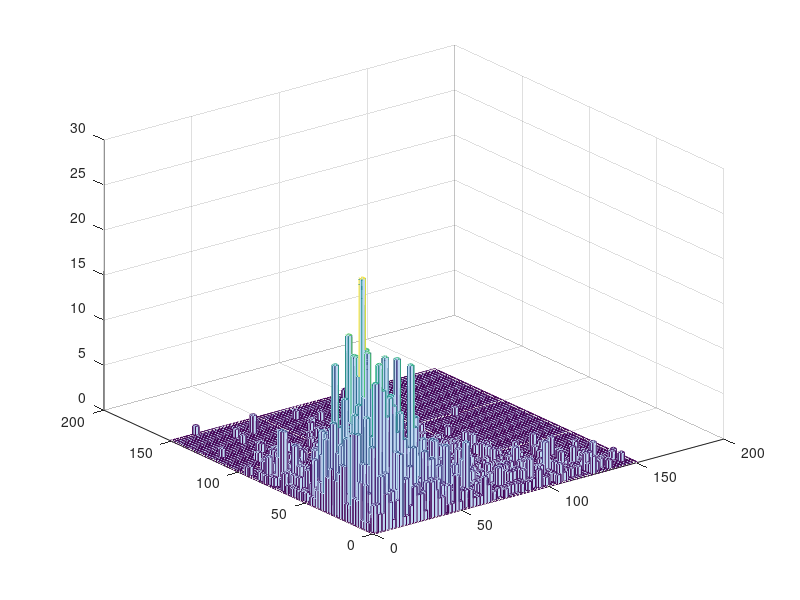

This chart was generated by the following MATLAB code: (Note: this script raises an error after producing the figure.)
%% test 



% posi = [];
% nega = [];
% null = [];
% animal_list = {'m36n','m2p','m41o','m32q'};
% for ind =2:4% 2:4
%     animal = animal_list{ind};
%     load([animal '_List3']);
%     
%     directory = ['U:\Neural and Behavioural Data' '\marmoset\' animal];
%     %     directory = ['C:\Users\John\Documents\Marmoset\' animal];
%     indxList = find([UnitInfo.Info.Stimuli_Nb] ==12 &... %[UnitInfo.Info.Positive] == Positive &...
%         [UnitInfo.Info.Sync] == 1 &  ...
%         [UnitInfo.Info.Pre_stim_Duration] == 500 &...
%         [UnitInfo.Info.Post_stim_Duration] == 500 & [UnitInfo.Info.Significant_rate] ==1 );
%     % & [UnitInfo.Info.Stimuli_Nb] ==StimType &[UnitInfo.Info.Positive] == Positive &
%     
%     for n =  indxList
%         if UnitInfo.Info(n).pval<=0.05
%             posi = [posi UnitInfo.Info(n).Rho];
% %         elseif UnitInfo.Info(n).Positive == 1
% %             nega = [nega UnitInfo.Info(n).Rho];
%         else
%             null = [null UnitInfo.Info(n).Rho];
%         end
%     end
% end
% 
%     




%% Mutual information population
% load('SyncN_new.mat')
% SyncNH = round([sum(output.rates_stim{3},2) sum(output.rates_stim{4},2) sum(output.rates_stim{5},2)]);
% SyncNH = reshape(SyncNH,[],1)/1000;
% SyncNL = round([sum(output.rates_stim{8},2) sum(output.rates_stim{9},2) sum(output.rates_stim{10},2)]);
% SyncNL = reshape(SyncNL,[],1)/1000;
% SyncN = [SyncNH SyncNL];
% SyncN = reshape(SyncN,[],1);
% 
% load('SyncP_new.mat')
% SyncPH = round([sum(output.rates_stim{3},2) sum(output.rates_stim{4},2) sum(output.rates_stim{5},2)]);
% SyncPH = reshape(SyncPH,[],1)/1000;
% SyncPL = round([sum(output.rates_stim{8},2) sum(output.rates_stim{9},2) sum(output.rates_stim{10},2)]);
% SyncPL = reshape(SyncPL,[],1)/1000;
% SyncP = [SyncPH SyncPL];
% SyncP = reshape(SyncP,[],1);
% rangeP = max(SyncP);
% rangeN = max(SyncN);
% 
% pdN = zeros(1,rangeN+1); %0 to rangeN)
% pdNH = zeros(1,rangeN+1); %0 to rangeN)
% pdNL = zeros(1,rangeN+1); %0 to rangeN)
% for i = 1:rangeN+1
%     pdN(i) = sum(SyncN == i);
%     pdNH(i) = sum(SyncNH ==i);
%     pdNL(i) = sum(SyncNL ==i);
% end
% 
% pdP = zeros(1,rangeP+1); %0 to rangeN)
% pdPH = zeros(1,rangeP+1); 
% pdPL = zeros(1,rangeP+1); 
% for i = 1:rangeP+1
%     pdP(i) = sum(SyncP == i);
%     pdPH(i) = sum(SyncPH == i);
%     pdPL(i) = sum(SyncPL == i);
% end
% pdN = pdN/sum(pdN);
% pdNH = pdNH/sum(pdNH);
% pdNL = pdNL/sum(pdNL);
% 
% pdP = pdP/sum(pdP);
% pdPH = pdPH/sum(pdPH);
% pdPL = pdPL/sum(pdPL);
% 
% pd = pdN.'*pdP;
% pdH = pdNH.'*pdPH;
% pdL = pdNL.'*pdPL;
% sumH = log2((pdH*2)./pd).*pdH;
% sumH(isnan(sumH)) = 0;
% sumL = log2((pdL*2)./pd).*pdL;
% sumL(isnan(sumL)) = 0;
% 
% sumPH = log2(pdPH*2./pdP).*pdPH;
% sumPH(isnan(sumPH)) = 0;
% 
% sumPL = log2(pdPL*2./pdP).*pdPL;
% sumPL(isnan(sumPL)) = 0;
% 
% InfoP = sum(sum(sumPH)) + sum(sum(sumPL));
% Info = sum(sum(sumH))+sum(sum(sumL));
% 
% % % clear all

%% Mutual information neuron by neuron
% 

% % h =  hist(output.isi_total{6});
% test = output.isi_total{2}*10^3;
% for i = length(test):-1:1
%     if test(i) < 10
%         test(i) = [];
%     end
% end
% edges = 0:5:500;
% h = histc(test,edges);
% % histogram(test,edges);
% % figure
% plot(h)
% set(gca,'XScale','log')
% hold on
% 
% [f, xi] = ksdensity(output.VS(1,:));
% plot(xi,f)
% edges = 0:0.1:1;
% histogram(output.VS(:,2),edges)


%%  Studying FR joint distribution for SyncP SyncN and SyncM neurons. 03/19/2018

clear all

% loading and reorganizing data
load('SyncP_new.mat')
NP = size(output.rates_stim{1, 1},1);
DR_trialP = [];
for f = 1:10
    for n = 1:NP
        DR_trialP(n,f) = mean(output.rates_stim{f+1}(n,:));
    end
end

load('SyncN_new.mat')
NN = size(output.rates_stim{1, 1},1);
DR_trialN = [];
for f = 1:10
    for n = 1:NN
        DR_trialN(n,f) = mean(output.rates_stim{f+1}(n,:));
    end
end

DR_trialN(randsample(1:305,5),:) = []; %randomly cutting data size to match SyncP neurons. 

DR_trialN(find(DR_trialN>150)) = 0;
DR_trialP(find(DR_trialP>150)) = 0;
% DR_trialN(find(DR_trialN == 0)) = NaN;
% DR_trialP(find(DR_trialP == 0)) = NaN;

SyncPall = reshape(DR_trialP,[],1);
SyncNall = reshape(DR_trialN,[],1);

X = [SyncNall,SyncPall];
edges = {0:2:ceil(max(max(X))) 0:2:ceil(max(max(X)))};
hist3(X,edges)
[CountData, Xedges,Yedges] = histcounts2(X(:,1),X(:,2),edges{1},edges{2});
% linear interpolarization of Distribution
% Vqall = interp2(interp2(CountData,'cubic'),'cubic');
Vqall = interp2(CountData,'cubic');
Vqall(find(Vqall<0)) = 0;
pdfall = Vqall/sum(sum(Vqall));
figure
mesh(Vqall)



% Do the same thing for all frequencies

Countdatas = {};
Vq = {};
pdfs = {};
for f = 1 :10
    Countdatas{f} = histcounts2(DR_trialN(:,f),DR_trialP(:,f),edges{1},edges{2});
    %     Vq{f} = interp2(interp2(Countdatas{f},'cubic'),'cubic');
    Vq{f} = interp2(Countdatas{f},'cubic');
    Vq{f}(find(Vq{f}<0)) = 0;
    pdfs{f} = Vq{f}/sum(sum(Vq{f}));
end

% Calculating Information content

InfoPN = 0;

for f = 1:10
    for r1 = 1:length(pdfall)
        for r2 = 1:length(pdfall)
            if pdfs{f}(r1,r2) ~= 0 && pdfall(r1,r2) ~=0
                InfoPN = InfoPN + pdfs{f}(r1,r2)*log2(pdfs{f}(r1,r2)/pdfall(r1,r2));
            end
        end
    end
end

InfoPN = InfoPN/10;
log2(10)


load('SyncNM_new.mat')
NNM = size(output.rates_stim{1, 1},1);
DR_trialNM1 = zeros(300,12);
DR_trialNM2 = zeros(300,12);
NM1 = randsample(NNM,600);
NM2 = NM1(301:600);
NM1 = NM1(1:300);

for f = 1:10
    for n = 1:300
        DR_trialNM1(n,f) = mean(output.rates_stim{f+1}(NM1(n),:));
        DR_trialNM2(n,f) = mean(output.rates_stim{f+1}(NM2(n),:));
    end
end


% DR_trialNM1(find(DR_trialNM1 == 0)) = NaN;
% DR_trialNM2(find(DR_trialNM2 == 0)) = NaN;
% DR_trialNM1(find(DR_trialNM1>150)) = 0;
% DR_trialNM2(find(DR_trialNM2>150)) = 0;



SyncNM1all = reshape(DR_trialNM1,[],1);
SyncNM2all = reshape(DR_trialNM2,[],1);

XNM = [SyncNM1all,SyncNM2all];
edges = {0:2:ceil(max(max(XNM))) 0:2:ceil(max(max(XNM)))};
hist3(XNM,edges)
[CountDataNM, Xedges,Yedges] = histcounts2(XNM(:,1),XNM(:,2),edges{1},edges{2});

% linear interpolarization of Distribution
% Vqall = interp2(interp2(CountData,'cubic'),'cubic');
VqallNM = interp2(CountDataNM,'cubic');
VqallNM(find(VqallNM<0)) = 0;
pdfallNM = VqallNM/sum(sum(VqallNM));
figure
mesh(VqallNM)


% Do the same thing for all frequencies

CountdatasNM = {};
VqNM = {};
pdfsNM = {};
for f = 1 :10
    CountdatasNM{f} = histcounts2(DR_trialNM1(:,f),DR_trialNM2(:,f),edges{1},edges{2});
    %     Vq{f} = interp2(interp2(Countdatas{f},'cubic'),'cubic');
    VqNM{f} = interp2(Countdatas{f},'cubic');
    VqNM{f}(find(VqNM{f}<0)) = 0;
    pdfsNM{f} = VqNM{f}/sum(sum(VqNM{f}));
end

% Calculating Information content

InfoNM = 0;

for f = 1:10
    for r1 = 1:length(pdfallNM)
        for r2 = 1:length(pdfallNM)
            if pdfsNM{f}(r1,r2) ~= 0 && pdfallNM(r1,r2) ~=0
                InfoNM = InfoNM + pdfsNM{f}(r1,r2)*log2(pdfsNM{f}(r1,r2)/pdfallNM(r1,r2));
            end
        end
    end
end

InfoNM = InfoNM/10;


%% Calculating MI 07/11/2017

% Recalculating MI using a more simple method, directly comparable to joint
% MI


clear all
load('SyncP_new.mat')
% NP = size(output.rates_stim{1, 1},1);
NP = 300;
DR_trialP = [];
for f = 1:10
    for n = 1:NP
        DR_trialP(n,f) = mean(output.rates_stim{f+1}(n,:));
    end
end

DR_trialP(find(DR_trialP>100)) = 0;

% 08/11/2017 attempt to linearly extrapolate a pdf.
edgesTotalP = 0:2: ceil(max(max(DR_trialP)));
[NtotalP,edgesTotalP] = histcounts(DR_trialP,edgesTotalP);
% for i = 1:length(NtotalP)
%     if NtotalP(i) == 0
%         NtotalP(i) = NaN;
%     end
% end



plot(NtotalP)
xq = 0:1: ceil(max(max(DR_trialP)));
% linear interpolation into infinite dataset
vq1 = interp1(edgesTotalP(2:end),NtotalP,xq(2:end),'pchip');
vq1(find(vq1 <0)) = 0;
vq1 = [vq1(2:end) 0];
pdfPall = vq1/sum(vq1);
% vq2 = interp1(xData, yData, xaxis,'spline');
% plot(xaxis,vq1)
% hold on 
% plot(xaxis,vq2)
% vq2 = interp1(edgesTotalP(2:end),NtotalP,xq(2:end),'pchip');
% plot(vq2)


%Gaussian kernel based estimation. 
edgesTotalPgauss = 0:2: ceil(max(max(DR_trialP)));
[NtotalPgauss,edgesTotalPgauss] = histcounts(DR_trialP,edgesTotalPgauss);
xs = edgesTotalPgauss(1:end-1)+0.5;
h = 1;

% [vqKS,xi,bw] =
% ksdensity(NtotalPgauss,xs,'Bandwidth',1,'BoundaryCorrection','reflection');
% Offcial kernel density estimation, but I don't know how to use it yet.

for i = 1:length(xs)
    ys(i) = gaussian_kern_reg2(xs(i),xs,NtotalPgauss,h);
end
vqgauss = ys/sum(ys);

%Compare
% figure
% plot(xs,vqgauss)
% hold on
% plot(pdfPall)
% % plot(xs,vqKS)


pdfPall = vqgauss;

InfoP = 0;
figure
for f= 1:10
    %linear interpolation
    %     [NcountP,edgesTotalP] = histcounts(DR_trialP(:,f),edgesTotalP);
    % %     NcountP(find(NcountP==0)) = NaN;
    %     vq2N = interp1(edgesTotalP(2:end),NcountP,xq(2:end),'pchip');
    
    % gaussian kernel
    [NcountPgauss,edgesTotalPgauss] = histcounts(DR_trialP(:,f),edgesTotalPgauss);
    for i = 1:length(xs)
        vq2N(i) = gaussian_kern_reg(xs(i),xs,NcountPgauss,h);
    end
    
    %below is common 
    vq2N(find(vq2N <0)) = 0;
    vq2N= [vq2N(2:end) 0];
    pdfP(f,:) = vq2N/sum(vq2N);
    plot(pdfP(f,:))
    hold on
    for r = 1:length(pdfPall)
        if pdfP(f,r) ~=0 && pdfPall(r) ~=0
            InfoP = InfoP + pdfP(f,r)*log2(pdfP(f,r)/pdfPall(r));
        end
    end
end
InfoP = InfoP/12;








% 
% clear all
% load('SyncP_new.mat')
% NP = size(output.rates_stim{1, 1},1);
% DR_trialP = [];
% for f = 1:12
%     for n = 1:NP
%         DR_trialP(n,f) = mean(output.rates_stim{f}(n,:));
%     end
% end
% 
% DR_trialP(find(DR_trialP>100)) = 0;
% 
% % 08/11/2017 attempt to linearly extrapolate a pdf.
% edgesTotalP = 0:1: ceil(max(max(DR_trialP)));
% [NtotalP,edgesTotalP] = histcounts(DR_trialP,edgesTotalP);
% for i = 1:length(NtotalP)
%     if NtotalP(i) == 0
%         NtotalP(i) = NaN;
%     end
% end
% xaxisP = edgesTotalP(1:end-1);
% % plot(xaxis,Ntotal)
% % linear interpolation into infinite dataset
% [xDataP, yDataP] = prepareCurveData( xaxisP, NtotalP );
% vq1 = interp1(xDataP, yDataP, xaxisP);
% pdfPall = vq1/sum(vq1);
% % vq2 = interp1(xData, yData, xaxis,'spline');
% % plot(xaxis,vq1)
% % hold on 
% % plot(xaxis,vq2)
% 
% 
% InfoP = 0;
% for f= 1:12
%     [NcountP,edgesTotalP] = histcounts(DR_trialP(:,f),edgesTotalP);
%     [xDataP, yDataP] = prepareCurveData( xaxisP, NcountP );
%     vq2N = interp1(xDataP, yDataP, xaxisP);
%     pdfP(f,:) = vq2N/sum(vq2N);
%     for r = 1:length(pdfPall)
%         if pdfP(f,r) ~=0 %  pdfPall(r) > 0.001 &&
%         InfoP = InfoP + pdfP(f,r)*log2(pdfP(f,r)/pdfPall(r));
%         end
%     end
% end
% InfoP = InfoP/12;
% 
% 
% load('SyncN_new.mat')
% 
% %for NM neurons, randomly select 22neurons
% 
% 
% 
% N = size(output.rates_stim{1, 1},1);
% DR_trialN = [];
% Nall = 300;
% InfosN = [];
% for iii = 1:100
%     pdfN = [];
%     Indice = randsample([1:N],Nall);
%     
%     for f = 1:12
%         for n = 1:Nall
%             DR_trialN(n,f) = mean(output.rates_stim{f}(Indice(n),:));
%         end
%     end
%     
%     % 08/11/2017 attempt to linearly extrapolate a pdf.
%     edgesTotalN = 0:1: ceil(max(max(DR_trialN)));
%     [NtotalN,edgesTotalN] = histcounts(DR_trialN,edgesTotalN);
%     for i = 1:length(NtotalN)
%         if NtotalN(i) == 0
%             NtotalN(i) = NaN;
%         end
%     end
%     xaxisN = edgesTotalN(1:end-1);
%     % plot(xaxis,Ntotal)
%     % linear interpolation into infinite dataset
%     [xDataN, yDataN] = prepareCurveData( xaxisN, NtotalN );
%     vq1 = interp1(xDataN, yDataN, xaxisN);
%     pdfNall = vq1/sum(vq1);
%     % vq2 = interp1(xData, yData, xaxis,'spline');
%     % plot(xaxis,vq1)
%     % hold on
%     % plot(xaxis,vq2)
%     
%     
%     InfoN = 0;
%     for f= 1:12
%         [NcountN,edgesTotalN] = histcounts(DR_trialN(:,f),edgesTotalN);
%         [xDataN, yDataN] = prepareCurveData( xaxisN, NcountN );
%         vq2N = interp1(xDataN, yDataN, xaxisN);
%         pdfN(f,:) = vq2N/sum(vq2N);
%         for r = 1:length(pdfNall)
%             if  pdfN(f,r) ~=0  % pdfNall(r) > 0.001 &&
%                 InfoN = InfoN + pdfN(f,r)*log2(pdfN(f,r)/pdfNall(r));
%             end
%         end
%     end
%     InfoN = InfoN/12;
%     
% %     InfoPandN = 0;
% %     for f = 1:12
% %         %     [NcountN,edgesTotalN] = histcounts(DR_trialN(:,f),edgesTotalN);
% %         %     [xDataN, yDataN] = prepareCurveData( xaxisN, NcountN );
% %         %     vq2N = interp1(xDataN, yDataN, xaxisN);
% %         %     pdfN(f,:) = vq2N/sum(vq2N);
% %         %     [NcountP,edgesTotalP] = histcounts(DR_trialP(:,f),edgesTotalP);
% %         %     [xDataP, yDataP] = prepareCurveData( xaxisP, NcountP );
% %         %     vq2P = interp1(xDataP, yDataP, xaxisP);
% %         %     pdfP(f,:) = vq2P/sum(vq2P);
% %         for r1 = 1:length(pdfPall)
% %             for r2 = 1:length(pdfNall)
% %                 if   pdfP(f,r1)*pdfN(f,r2) ~=0 %pdfPall(r1)*pdfNall(r2) > 0.001 &&
% %                     InfoPandN = InfoPandN + ...
% %                         pdfP(f,r1)*pdfN(f,r2)*log2( pdfP(f,r1)*pdfN(f,r2)...
% %                         /(pdfPall(r1)*pdfNall(r2)));
% %                 end
% %             end
% %         end
% %     end
% %     
% %     InfoPandN = InfoPandN/12;
%     InfosN = [InfosN InfoN];
% end
% % 08/11/2017 attempt to calculate pdf by histograms
% % % test = mean(DR_trial,1);
% % % edges = 0:1: floor(max(max(DR_trial)));
% % Nbins = 219;
% % % Ntotal = histogram(DR_trial,edges);
% % [Ntotal,edgesTotal] = histcounts(DR_trial,Nbins);
% % 
% % pdfPall =  Ntotal/sum(Ntotal);
% % InfoP = 0;
% % for f= 1:12
% %     [Ncount,edges] = histcounts(DR_trial(:,f),Nbins);
% %     pdfP(f,:) = Ncount/sum(Ncount);
% %     for r = 1:length(pdfPall)
% %         if pdfPall(r) > 0.001 && pdfP(f,r) ~=0 
% %         InfoP = InfoP + pdfP(f,r)*log2(pdfP(f,r)/pdfPall(r));
% %         end
% %     end
% % end
% % % Ntotal = histogram(DR_trial,edges);
% % 

%% Analyzing ind ISI 19/03/2018

clear all

load('SyncP_new.mat')
ISI_ind = {};
for n = 1:25
    for f = 1:12
        ISI_ind{n,f} = horzcat(output.isi_rep{n}{f,:})*1e3;
    end
    
end
C = {};

% edges = [[0:1:9] [10:5:90] [100:50:1000]];
edges = [0:5:500];
for n = 1:25
    figure
    for f = 2:2:12
        [C{n,f}, edges] = histcounts(ISI_ind{n,f},edges);
        plot(edges(2:end),C{n,f})
        set(gca,'XScale','log')
        hold on
    end
    legend('125ms', '62.5ms', '41.6ms','31.25ms', '25ms', '20ms');
    hold off
end

%conclusion, ISI analysis really doesnt give much



    
%% Caculate MI with ISI and with VS
clear all

load('SyncN_new.mat')

N = size(output.VS,1);
Nall = 25;
InfosVS = [];
for iii = 1:100
Indice = randsample([1:N],Nall);
SampleVS = [];

    pdfVS = [];
    
    for f = 1:12
        for n = 1:Nall
            SampleVS(n,f) = output.VS(Indice(n),f);
        end
    end
    
    
    edgesTotalN = [0 0.2:0.1:1];
    xaxis =  edgesTotalN(1:end-1); %+0.05;
    [NtotalN,edgesTotalN] = histcounts(SampleVS,edgesTotalN);
    pdfVSall = NtotalN/sum(NtotalN);
%     plot(xaxis,pdfVSall);
%     pause
    InfoVS = 0;
    for f= 1:12
        [NcountN,edgesTotalN] = histcounts(SampleVS(:,f),edgesTotalN);
        pdfVS(f,:) = NcountN/sum(NcountN);
        for r = 1:length(pdfVSall)
            if  pdfVS(f,r) ~=0  % pdfNall(r) > 0.001 &&
                InfoVS = InfoVS + pdfVS(f,r)*log2(pdfVS(f,r)/pdfVSall(r));
            end
        end
    end
    
    InfoVS = InfoVS/12;
    InfosVS = [InfosVS InfoVS];
end


% ISI
% 
% clear all
% load('SyncP_new.mat')
% InfosISI = [];
% % for iii = 1:100
%     ISItotal = [];
%     for f = 1:12
%         ISItotal = [ISItotal output.isi_total{f}];
%     end
%     edgesISI = 0:1e-3:max(ISItotal);
%     [ISItotalhist edgesISI] = histcounts(ISItotal,edgesISI);
%     pdfISItotal = ISItotalhist/sum(ISItotalhist);
%     
%     InfoISI = 0;
%     pdfISI = [];
%     for f = 1:12
%         [ISIcount, edgesISI] = histcounts(output.isi_total{f},edgesISI);
%         pdfISI(f,:) = ISIcount/sum(ISIcount);
%         for r = 1:length(pdfISItotal)
%             if  pdfISI(f,r) ~=0  % pdfNall(r) > 0.001 &&
%                 InfoISI = InfoISI + pdfISI(f,r)*log2(pdfISI(f,r)/pdfISItotal(r));
%             end
%         end
%     end
%     
%     
%     InfoISI = InfoISI/12;
%     InfosISI = [InfosISI InfoISI]
% % end
% xaxis = edgesISI(1:end-1);
% % plot(xaxis, ISItotalhist);


%ISI ind neurons : 15/11/2017

clear all
load('SyncN_new.mat')
N = size(output.isi_rep,2);
Nall = 25;

InfosISI = [];
for iii =1:100
    Indice = randsample([1:N],Nall);
    SampleISI = [];
    ISIperStim = [];
    ISItotal = [];
    for f = 1:12
        ISIperStim{f} = [];
        for n = 1:Nall
            SampleISI{n,f} = [];
            for reps = 1:size(output.isi_rep{Indice(n)},2)
                SampleISI{n,f} = [SampleISI{n,f} output.isi_rep{Indice(n)}{f,reps}];
            end
            ISIperStim{f} = [ISIperStim{f} SampleISI{n,f}];
        end
        ISItotal = [ISItotal ISIperStim{f}];
    end
    edgesISI = 0:1e-3:max(ISItotal);
    [ISItotalhist edgesISI] = histcounts(ISItotal,edgesISI);
    
    pdfISItotal = ISItotalhist/sum(ISItotalhist);
    
    InfoISI = 0;
    pdfISI = [];
    for f = 1:12
        [ISIcount, edgesISI] = histcounts(ISIperStim{f},edgesISI);
        pdfISI(f,:) = ISIcount/sum(ISIcount);
        for r = 1:length(pdfISItotal)
            if  pdfISI(f,r) ~=0  % pdfNall(r) > 0.001 &&
                InfoISI = InfoISI + pdfISI(f,r)*log2(pdfISI(f,r)/pdfISItotal(r));
            end
        end
    end
    
    InfoISI = InfoISI/12;
    InfosISI = [InfosISI InfoISI];
end

%% plot MI

clear all
load('DataInfoStat.mat')
Infos = [ones(1,100)*InfoP;InfosN;InfosNM;InfosVSP;InfosVSN;InfosVSNM;InfosISIP;InfosISIN;InfosISINM];
Infomean = mean(Infos,2);
stdmean = [];
for i = 1:9
    stdmean(i) = deviation(Infos(i,:));
end
errorbar(Infomean,stdmean,'+','CapSize',30)
deviation(ones(1,10))
axis([0,10,0,1.2])

%%
% figure
% for f= 1:12
%     histogram(DR_trial(:,f),edges)
%     hold on
%     pause
% end
nn = max(output.spikecount_neuron{1});

VSlow = [output.VS{1}]
for i = 1:nn
    for f = 1:12
        SyncN{i}(:,f) =  output.spikecount{f}(find(output.spikecount_neuron{f}==i));
    end
    rangeN = max(max(SyncN{i}));
    pdNH{i} = zeros(1,(rangeN-mod(rangeN,10))/10 + 1);
    pdNM{i} = zeros(1,(rangeN-mod(rangeN,10))/10 + 1);
    pdNL{i} = zeros(1,(rangeN-mod(rangeN,10))/10 + 1);
    
    for j = 1:(rangeN-mod(rangeN,10))/10 + 1 
        pdNL{i}(j) = sum(sum(SyncN{i}(:,1:4)< j*10 & SyncN{i}(:,1:4)>= (j-1)*10));
        pdNM{i}(j) = sum(sum(SyncN{i}(:,5:8)< j*10 & SyncN{i}(:,5:8)>= (j-1)*10));
        pdNH{i}(j) = sum(sum(SyncN{i}(:,9:12)< j*10 & SyncN{i}(:,9:12)>= (j-1)*10));
        pdN{i}(j) = sum(sum(SyncN{i}< j*10 & SyncN{i}>= (j-1)*10));
    end
    pdNL{i} = pdNL{i}/sum(pdNL{i});
    pdNM{i} = pdNM{i}/sum(pdNM{i});
    pdNH{i} = pdNH{i}/sum(pdNH{i});
    pdN{i} = pdN{i}/sum(pdN{i});
    sumL = log2((pdNL{i}*2)./pdN{i}).*pdNL{i};
    sumL(isnan(sumL)) = 0;
    sumL(isinf(sumL)) = 0;
    sumM = log2((pdNL{i}*2)./pdN{i}).*pdNM{i};
    sumM(isnan(sumM)) = 0;
    sumM(isinf(sumM)) = 0;
    sumH = log2((pdNL{i}*2)./pdN{i}).*pdNH{i};
    sumH(isnan(sumH)) = 0;
    sumH(isinf(sumH)) = 0;
    InfoN(i) = sum(sumH)+sum(sumM)+sum(sumL);
end



load('SyncP_new.mat')
nn = max(output.spikecount_neuron{1});
for i = 1:nn
    for f = 1:12
        SyncP{i}(:,f) =  output.spikecount{f}(find(output.spikecount_neuron{f}==i));
    end
    rangeP = max(max(SyncP{i}));
    pdPH{i} = zeros(1,(rangeP-mod(rangeP,10))/10 + 1);
    pdPM{i} = zeros(1,(rangeP-mod(rangeP,10))/10 + 1);
    pdPL{i} = zeros(1,(rangeP-mod(rangeP,10))/10 + 1);
    
    for j = 1:(rangeP-mod(rangeP,10))/10 + 1
        pdPL{i}(j) = sum(sum(SyncP{i}(:,1:4)< j*10 & SyncP{i}(:,1:4)>= (j-1)*10));
        pdPM{i}(j) = sum(sum(SyncP{i}(:,5:8)< j*10 & SyncP{i}(:,5:8)>= (j-1)*10));
        pdPH{i}(j) = sum(sum(SyncP{i}(:,9:12)< j*10 & SyncP{i}(:,9:12)>= (j-1)*10));
        pdP{i}(j) = sum(sum(SyncP{i}< j*10 & SyncP{i}>= (j-1)*10));
    end
    pdPL{i} = pdPL{i}/sum(pdPL{i});
    pdPM{i} = pdPM{i}/sum(pdPM{i});
    pdPH{i} = pdPH{i}/sum(pdPH{i});
    pdP{i} = pdP{i}/sum(pdP{i});
    
    sumL = log2((pdPL{i}*2)./pdP{i}).*pdPL{i};
    sumL(isnan(sumL)) = 0;
    sumL(isinf(sumL)) = 0;
    sumM = log2((pdPM{i}*2)./pdP{i}).*pdPM{i};
    sumM(isnan(sumM)) = 0;
    sumM(isinf(sumM)) = 0;
    sumH = log2((pdPH{i}*2)./pdP{i}).*pdPH{i};
    sumH(isnan(sumH)) = 0;
    sumH(isinf(sumH)) = 0;
    InfoP(i) = sum(sumH)+sum(sumM)+sum(sumL);
end




load('SyncNM_new.mat')
nn = max(output.spikecount_neuron{1});
for i = 1:nn
    for f = 1:12
        SyncNM{i}(:,f) =  output.spikecount{f}(find(output.spikecount_neuron{f}==i));
    end
    rangeNM = max(max(SyncNM{i}));
    pdNMH{i} = zeros(1,(rangeNM-mod(rangeNM,10))/10 + 1);
    pdNMM{i} = zeros(1,(rangeNM-mod(rangeNM,10))/10 + 1);
    pdNML{i} = zeros(1,(rangeNM-mod(rangeNM,10))/10 + 1);
    
    for j = 1:(rangeNM-mod(rangeNM,10))/10 + 1
        pdNML{i}(j) = sum(sum(SyncNM{i}(:,1:4)< j*10 & SyncNM{i}(:,1:4)>= (j-1)*10));
        pdNMM{i}(j) = sum(sum(SyncNM{i}(:,5:8)< j*10 & SyncNM{i}(:,5:8)>= (j-1)*10));
        pdNMH{i}(j) = sum(sum(SyncNM{i}(:,9:12)< j*10 & SyncNM{i}(:,9:12)>= (j-1)*10));
        pdN_M{i}(j) = sum(sum(SyncNM{i}< j*10 & SyncNM{i}>= (j-1)*10));
    end
    pdNML{i} = pdNML{i}/sum(pdNML{i});
    pdNMM{i} = pdNMM{i}/sum(pdNMM{i});
    pdNMH{i} = pdNMH{i}/sum(pdNMH{i});
    pdN_M{i} = pdN_M{i}/sum(pdN_M{i});
    sumL = log2((pdNML{i}*2)./pdN_M{i}).*pdNML{i};
    sumL(isnan(sumL)) = 0;
    sumL(isinf(sumL)) = 0;
    sumM = log2((pdNMM{i}*2)./pdN_M{i}).*pdNMM{i};
    sumM(isnan(sumM)) = 0;
    sumM(isinf(sumM)) = 0;
    sumH = log2((pdNMH{i}*2)./pdN_M{i}).*pdNMH{i};
    sumH(isnan(sumH)) = 0;
    sumH(isinf(sumH)) = 0;
    InfoNM(i) = sum(sumH)+sum(sumM)+sum(sumL);
end


% NbNeurons = size(output.spikes_per_click{1, 11}.brut,1);  

%% Vector Strength Histogram 

load('SyncN_new.mat')

% load('SyncP_new.mat')


edges = 0:0.2:1;
h1 = histc(output.VS(:,2),edges); 
h2 = histc(output.VS(:,6),edges);
h3 = histc(output.VS(:,10),edges);

figure
plot(edges,h1)
hold on
plot(edges,h2)
plot(edges,h3)



%% 07/03/2018 
clear all
load('SyncP_new.mat')
ICI_list= [125 83.3333 62.5 50 41.6667 35.7143 31.25 27.7778 25 22.7273 20.8333];
Hz_list = round(1./ICI_list*1e3);

SPC_mean = []; %average spikes per click
SPC_error = [];

for f = 1:length(ICI_list)
    SPC_mean = [SPC_mean mean(output.spikes_per_click{f}.mean)];
    SPC_error = [SPC_error mean(output.spikes_per_click{f}.error)];
end

[RHO,PVAL] = corr(ICI_list.',SPC_mean.','Type','Spearman')


errorbar(Hz_list, SPC_mean, SPC_error,'Linewidth',1.5)
hold on     

%% plot spikes per click for all neurons


% load('SyncN_new.mat')
load('SyncP_new.mat')

% %48Hz adaptation
% xaxis = [];
% brut = [];
% for i = 1:16
%     xaxis = [xaxis output.spikes_per_click{1, 11}.xaxis];
%     brut = [brut output.spikes_per_click{1, 11}.brut2(i,:)];%/output.spikes_per_click{1, 11}.brut(i,1)];
% end
% 
%   
% 
% figure
% j = 1;
% for j = 1:25
%     disp(j)
%         hold on
%         plot(output.spikes_per_click{1, 11}.xaxis(j,:),output.spikes_per_click{1, 11}.brut1(j,:),'linewidth',2.0)
%         pause
% %     if brut(j) ==0;
% %     brut(j) =1;
% %     end
% end


% logbrut = log(brut);


bin = [];
f = 10;
tets = 0;
for j = size(output.spikes_per_click{1, f}.brut1,1) :-1:1
    if output.spikes_per_click{1,f}.brut1(j,1)< 8 || output.spikes_per_click{1,f}.brut1(j,2)<1
        output.spikes_per_click{1,f}.brut1(j,:) = [];
        tets = tets +1;
    end
end

    




bin(1,:) = output.spikes_per_click{1, f}.brut1(:,1);
bin(2,:) = -output.spikes_per_click{1, f}.brut1(:,1)+output.spikes_per_click{1, f}.brut1(:,2);
bin(3,:) = -output.spikes_per_click{1, f}.brut1(:,1)+output.spikes_per_click{1, f}.brut1(:,3);

bin(4,:) = output.spikes_per_click{1, f}.brut1(:,2);
bin(5,:) = -output.spikes_per_click{1, f}.brut1(:,2)+output.spikes_per_click{1, f}.brut1(:,3);

bin(6,:) = -output.spikes_per_click{1, f}.brut1(:,2)+output.spikes_per_click{1, f}.brut1(:,5);
bin(7,:) = output.spikes_per_click{1, f}.brut1(:,5);
bin(8,:) = -output.spikes_per_click{1, f}.brut1(:,5)+output.spikes_per_click{1, f}.brut1(:,8);

for j = 1:size(output.spikes_per_click{1, f}.brut1,1)

    bin(2,j) = bin(2,j)/bin(1,j);
    bin(3,j) = bin(3,j)/bin(1,j);
    bin(5,j) = bin(5,j)/bin(4,j);
    bin(6,j) = bin(6,j)/bin(4,j);
    bin(8,j) = bin(8,j)/bin(7,j);
end



C1 = cov(bin(1,:),bin(2,:));
[U,S,V] = svd(C1);
V = V*sqrt(S)*3;
v1 = V(:,1);
v2 = V(:,2);
coM(1) = mean(bin(1,:));
coM(2) = mean(bin(2,:));

C2 = cov(bin(1,:),bin(3,:));
[U2, S2, V2] = svd(C2);
V2 = V2*sqrt(S2)*3;
v3 = V2(:,1);
v4 = V2(:,1);
coM(3) = mean(bin(3,:));

% C3 = cov(bin(4,:),bin(5,:));
% C4 = corr(bin(4,:).',bin(6,:).');
% C5 = corr(bin(7,:).',bin(8,:).');



figure
subplot(2,2,[1 3])
scatter(bin(1,:),bin(2,:),'filled')
hold on
scatter(bin(4,:),bin(6,:),'filled')
scatter(bin(7,:),bin(8,:),'filled')

xlimit = get(gca,'xlim');


line([0 250], [0 0]);
line([0 250], [1 1]);
line([0 250], [-1 -1]);
axis([0,250,-5,5])

legend1 = sprintf('1st to 2nd pulse. corr = %.2f',corr(bin(1,:).',bin(2,:).'));
legend2 = sprintf('2nd to 5th pulse. corr = %.2f',corr(bin(4,:).',bin(6,:).'));
legend3 = sprintf('5th to 8th pulse. corr = %.2f',corr(bin(7,:).',bin(8,:).'));
legend({legend1, legend2, legend3});
ylabel('factor of increase in activity')
xlabel('firing rate above spont rate')
title('Evolution of firing rate in response to intial activity')
% scatter(bin(1,:),bin(7,:),'filled')
% quiver(coM(1),coM(2),v1(1),v1(2), 'b-')
% quiver(coM(1),coM(2),v2(1),v2(2), 'b-')

% scatter(bin(1,:),bin(3,:),'filled')
% % quiver(coM(1),coM(3),v3(1),v3(2), 'r-')
% % quiver(coM(1),coM(3),v4(1),v4(2), 'r-')
% 
% % hold on 



subplot(2,2,2)
edges = -5:0.20:5;
% [h1,edges] = histcounts(bin(2,:), edges);
histogram(bin(2,:), edges);
hold on 
% [h2,edges] = histcounts(bin(3,:), edges);
histogram(bin(3,:), edges);
legend1 = sprintf('1st to 2nd pulse');%. corr = %.2f',corr(bin1,bin2));
legend2 = sprintf('1st to 3rd pulse');%. corr = %.2f',corr(bin1,bin3));
% legend3 = sprintf('mu = %.3f', mean(h3));
legend({legend1, legend2}) %, legend3});

title('plasticity near onset')

subplot(2,2,4)
edges = -5:0.20:5;
% [h3,edges]= histcounts(bin(6,:), edges);
histogram(bin(6,:), edges);
hold on
% [h4,edges] = histcounts(bin(8,:), edges);
histogram(bin(8,:), edges);
legend1 = sprintf('2nd to 5th pulse');%. corr = %.2f',corr(bin1,bin2));
legend2 = sprintf('5th to 8thpulse');%. corr = %.2f',corr(bin1,bin3));
% legend3 = sprintf('mu = %.3f', mean(h3));
legend({legend1, legend2}) %, legend3});
title('plasticity near middle of stimuli')
xlabel('factor of increase in activity')


%% fitting spike per click data to a curve function 01/23/2018

load('SyncN_new.mat');
Brut = output.spikes_per_click{1, 10}.brut1  ;
xaxis = output.spikes_per_click{1, 10}.xaxis  ;
yaxis = zeros(size(xaxis));
yaxis = yaxis(:,1:end-1);
for n = 1:length(Brut)
    Brut(n,:)= Brut(n,:)/Brut(n,1);
    t=1;
    while t < size(xaxis,2)
        yaxis(n,t) = Brut(n,t+1)-1;
        t = t+1;
    end
end

xaxis = xaxis(:,2:end);
xaxis = xaxis(:);
yaxis = yaxis(:);




%% analysis of individual neurons 
% 
% 
% Analysis.pearson = zeros(NbNeurons,2);
% Analysis.spearman = zeros(NbNeurons,2);


%% Stats
% 
[p,h,stats] = ranksum(bin(6,:),bin(8,:))
% figure
% scatter(bin(2,:),bin(6,:));




%% 01/23/2018 VS comparison between first half and second half. 
load('SyncN_new.mat');
% load('SyncP_new.mat');
[p,h,stats] = ranksum(output.VStime{1, 11}(:,1),output.VStime{1, 11}(:,2))


corr(output.VStime{1, 10}(:,1),output.VStime{1, 10}(:,2))



%% 01/25/2018 Spike latency calculation, see Bendor 2008
% clear all
load('SyncN_new.mat');
% load('SyncP_new.mat');


nn = size(output.mean_neuron_spont{1},1);
time = size(output.mean_neuron_spont{1},2);
for f = 1:12
    spont{f} = zeros(nn,time/2);
    rate{f} = zeros(nn,time/2);
end

for f = 1:12
    for n = 1:nn
        t = 1;
        while t < time/2 + 1
            spont{f}(n,t) = (output.mean_neuron_spont{f}(n,2*t)...
                +(output.mean_neuron_spont{f}(n,2*t-1)))/2 ;
            rate{f}(n,t) = (output.mean_neuron_rates{f}(n,2*t)...
                +(output.mean_neuron_rates{f}(n,2*t-1)))/2 ;
            t = t+1;
        end
        spontstd{f}(n) = std(spont{f}(n,:),1);
    end
end


responsetime = zeros(nn,12);
for n = 1:nn
    for f = 1:12
        t = 1;
        while t < time/2-2
            if rate{f}(n,t) > spontstd{f}(n)*2 ...
                    && rate{f}(n,t+1) > spontstd{f}(n)*2 ...
                    && rate{f}(n,t+2) > spontstd{f}(n)*2
                responsetime(n,f) = t;
                t = time;
            else
                t = t+1;
            end
        end

    end
end


responsetime = responsetime*1e-3;
% responsetime(12,:) = []; %for SyncN neurons, neuron 12 doesnt react to
% stim

edges = 0:5*1e-3:max(responsetime);
figure
for n = 1:nn
    [h{n},edges] = histcounts(responsetime(n,:),edges);
    subplot(15,2,n)
    histogram(responsetime(n,:),edges)
    stdNeuron(n) = std(responsetime(n,:),1);
end
figure

edges = 0:2*1e-3:max(responsetime);
histogram(responsetime,edges)

ICI_list= [250 125 83.3333 62.5 50 41.6667 35.7143 31.25 27.7778 25 22.7273 20.8333]*1e-3;

for n = 1:nn
    for f = 1:12
        firsthalf{n,f} = output.ind_spike_time{n,f}(find(responsetime(n,f) <= output.ind_spike_time{n,f} & output.ind_spike_time{n,f} <= 0.275));
        if ~isempty(firsthalf{n,f})
        firsthalf{n,f} = 2*pi*mod(firsthalf{n,f},ICI_list(f))/ICI_list(f);
        end
        secondhalf{n,f} = output.ind_spike_time{n,f}(find(0.275 < output.ind_spike_time{n,f} & output.ind_spike_time{n,f} < 0.550));
        if ~isempty(secondhalf{n,f})
        secondhalf{n,f} = 2*pi*mod(secondhalf{n,f},ICI_list(f))/ICI_list(f);
        end
    end
end

% perihistogram
% edges = 0:0.001:0.25;
% edges = 0: pi/32: 2*pi;
% for n = 1:nn
%     figure('position',[800 100 800 900])
%     for f = 1:12
%         subplot(12,1,f)
%         
%         histogram(firsthalf{n,f},edges) %Blue
% %         pause
%         hold on
%         histogram(secondhalf{n,f},edges) %Orange
%         axis([0,2*pi,0,20])
%         if f <12
%             set(gca,'XTick',[]);
%         else
%             xticks([0 0.5*pi pi 1.5*pi 2*pi])
%             xticklabels({'0' '0.5\pi' '\pi' '1.5\pi' '2\pi'})
%         end
%         
%     end
% %     pause
% end







% figure 
% boxplot(responsetime.')






%% Model data analysis and prediction 01/02/2018
clear all
% load('model_datasyncP.mat')
load('model_datasyncN.mat')
ICI_list= [125 83.3333 62.5 50 41.6667 35.7143 31.25 27.7778 25 22.7273 20.8333]*1e-3;

for f = 1:11
    firsthalf{f} = output.spiketime{f}(find(0.05 <= output.spiketime{f} & output.spiketime{f} <= 0.275));
    if ~isempty(firsthalf{f})
        firsthalf{f} = 2*pi*mod(firsthalf{f},ICI_list(f))/ICI_list(f);
    end
    secondhalf{f} = output.spiketime{f}(find(0.275 < output.spiketime{f} & output.spiketime{f} < 0.550));
    if ~isempty(secondhalf{f})
        secondhalf{f} = 2*pi*mod(secondhalf{f},ICI_list(f))/ICI_list(f);
    end
end

edges = 0: pi/64: 2*pi;

figure('position',[800 100 800 900])
for f = 1:11
    subplot(12,1,f)
    
    histogram(firsthalf{n,f},edges) %Blue
    %         pause
    hold on
    histogram(secondhalf{n,f},edges) %Orange
    axis([0,2*pi,0,40])
    if f <12
        set(gca,'XTick',[]);
    else
        xticks([0 0.5*pi pi 1.5*pi 2*pi])
        xticklabels({'0' '0.5\pi' '\pi' '1.5\pi' '2\pi'})
    end
    
end

medians = zeros(2,11);
deviation = zeros(2,11);
for f = 1:11
    [p,h,stats] = ranksum(firsthalf{f},secondhalf{f});
    if h ==1
    medians(1,f) = median(firsthalf{f});
    medians(2,f) = median(secondhalf{f});
    deviation(1,f) = std(firsthalf{f});
    deviation(2,f) = std(secondhalf{f});
    end
end





%% New model data including facilitation. 

load('dataaaaa2.mat')

% UnitInfo.List : {f_dE, f_fI, tau_pE, tau_pI, E, I}
% E and I stays constant.

X1 = zeros(length(unique(UnitInfo.List(:,1))),length(unique(UnitInfo.List(:,2)))); % Matrix of Rho depending on adaptation values
X3 = X1;
for n = 1:length(UnitInfo.List)
    if UnitInfo.Info(n).Pval < 0.05
        
        X1(floor(UnitInfo.List(n,1)*10),floor(UnitInfo.List(n,2)*10)) = X1(floor(UnitInfo.List(n,1)*10),floor(UnitInfo.List(n,2)*10)) + UnitInfo.Info(n).Rho;
    end
    X3(floor(UnitInfo.List(n,1)*10),floor(UnitInfo.List(n,2)*10)) = X3(floor(UnitInfo.List(n,1)*10),floor(UnitInfo.List(n,2)*10)) + UnitInfo.Info(n).Output.mean_discharge_rate.mean(11);
end

X1 = X1/(8*8);
X3 = X3/64;

figure
imagesc(X1)
xticks([1:9])
xticklabels({'0.1','0.2','0.3','0.4','0.5','0.6','0.7','0.8','0.9'})
xlabel('f_DI')
yticks([1:3])
yticklabels({'0.1','0.2','0.3'})
ylabel('f_DE')
figure
imagesc(X3)
xticks([1:9])
xticklabels({'0.1','0.2','0.3','0.4','0.5','0.6','0.7','0.8','0.9'})
xlabel('f_DI')
yticks([1:3])
yticklabels({'0.1','0.2','0.3'})
ylabel('f_DE')

X2 = {};
figure
i = 1;
f_dE = 0.3;
tau_pE = unique(UnitInfo.List(:,3));
tau_pI = unique(UnitInfo.List(:,4));
for f_dI = 0.1:0.1:0.9
    subplot(2,5,i)
    X2{i} = zeros(8,8);
    
    x = find(UnitInfo.List(:,1)==f_dE & UnitInfo.List(:,2)==f_dI);
    for n = 1:length(x)
        if UnitInfo.Info(x(n)).Pval < 0.05
        X2{i}(find(tau_pE == UnitInfo.List(x(n),3)),tau_pI == UnitInfo.List(x(n),4)) =  X2{i}(find(tau_pE == UnitInfo.List(x(n),3)),tau_pI == UnitInfo.List(x(n),4))+ UnitInfo.Info(x(n)).Rho;
        end
    end
    imagesc(X2{i})
    colorbar
    caxis([-1 1])
    i = i+1;
end

 figure
subplot(1,3,2)
f_dE = 0.2;
f_dI = 0.9;
X2{1} = zeros(8,8);

x = find(round(UnitInfo.List(:,1)*10)==f_dE*10 & round(UnitInfo.List(:,2)*10)==f_dI*10);
for n = 1:length(x)
    if UnitInfo.Info(x(n)).Pval < 0.05
        
        X2{1}(find(tau_pE == UnitInfo.List(x(n),3)),tau_pI == UnitInfo.List(x(n),4)) =  X2{1}(find(tau_pE == UnitInfo.List(x(n),3)),tau_pI == UnitInfo.List(x(n),4))+ UnitInfo.Info(x(n)).Rho;
    end
end
imagesc(X2{1})
colorbar
caxis([-1 1])




%% spikes per click in model neurons. 

load('SyncPfModel.mat')
ICI_list = [125 83.3333 62.5 50 41.6667 35.7143 31.25 27.7778 25 22.7273 20.8333];
Hz_list = [];
for i = 1:length(ICI_list)
    Hz_list = [Hz_list round(1000/ICI_list(i))];
end

figure
cmap = colormap(jet(length(ICI_list)+1));

for n =1:2:length(ICI_list)
    SEM = UnitInfo.Info.Output.spikes_per_click{n}.std/sqrt(20*600);
    ts = tinv([0.025  0.975],20*(600)-1);   
    error = ts(2)*SEM;
    errorbar(UnitInfo.Info.Output.spikes_per_click{n}.xaxis,UnitInfo.Info.Output.spikes_per_click{n}.mean,...
        error, 'linewidth', 1.7,'color',cmap(n+1,:),'DisplayName', ...
        [num2str(Hz_list(n)) 'Hz'])
    hold on
    %         norm_mean = [norm_mean UnitInfo.Info(p).Output.mean_discharge_rate.mean(n)/Hz_list(n)];
end
axis([500,1000,0,80]);
legend('show')





















